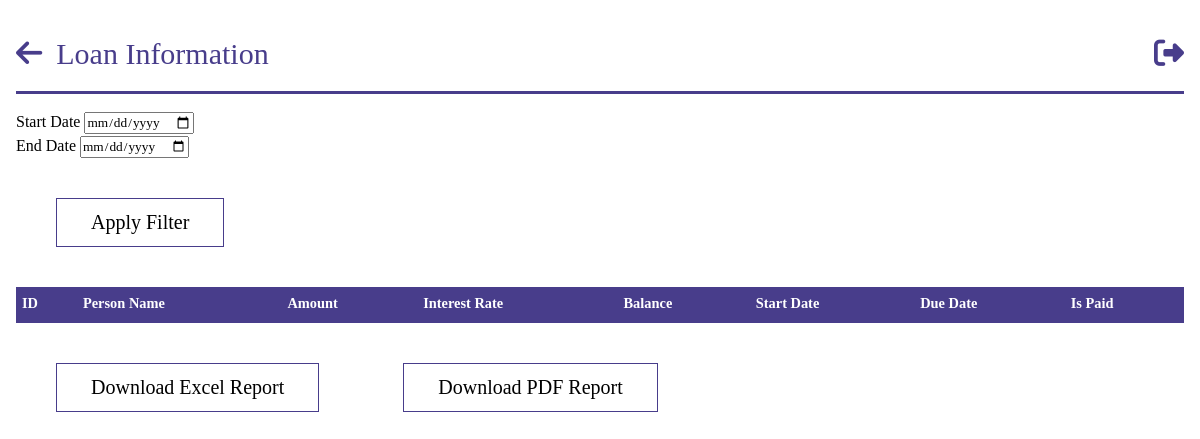
/loans (signed in), run on an earlier commit of the app's database.
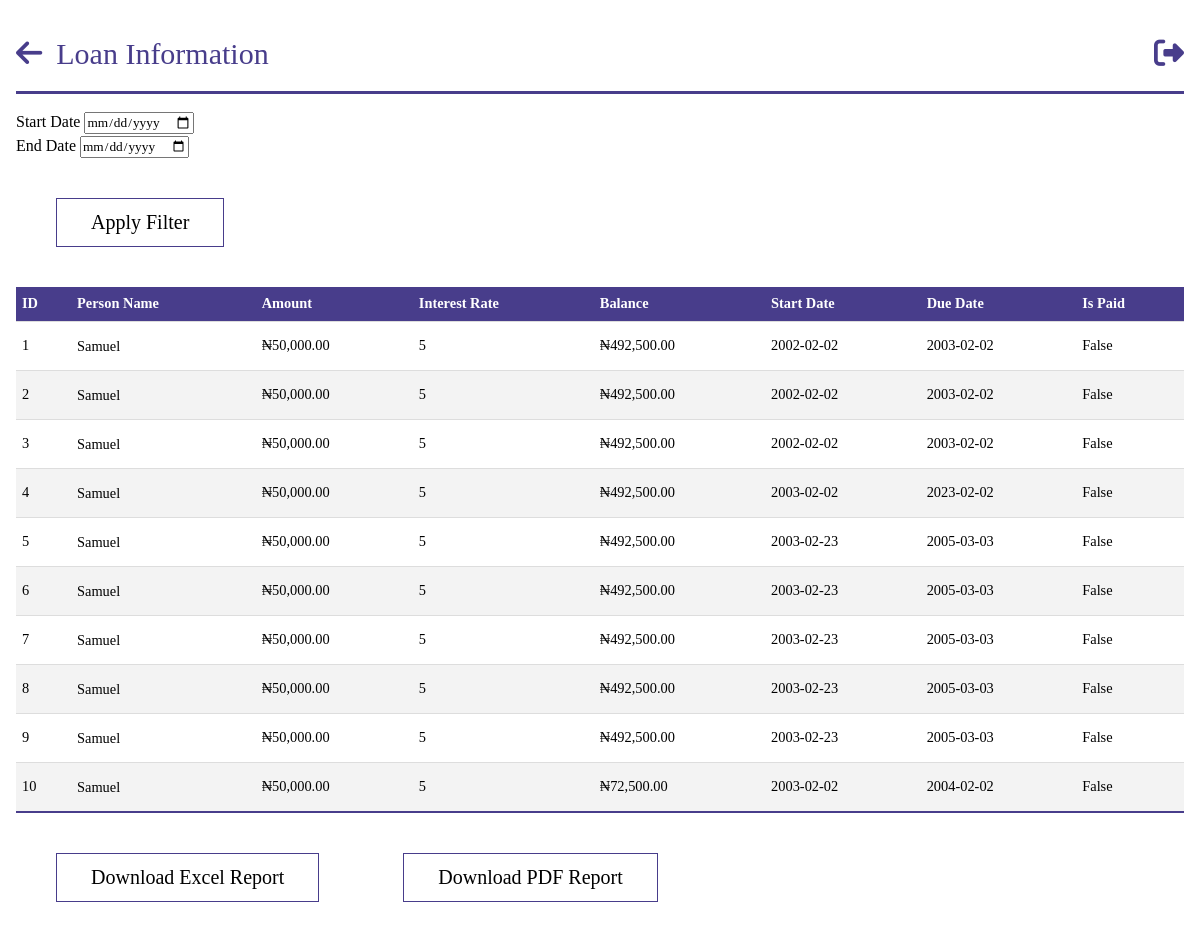
And on a later commit of the database.
### models.py (models this page shows, shortened)
class Loan(db.Model):
    __tablename__ = "loans"
    id = db.Column(db.Integer, primary_key=True)
    person_id = db.Column(
        db.Integer, db.ForeignKey("persons.id"), nullable=False, index=True
    )
    amount = db.Column(db.Integer)
    interest_rate = db.Column(db.Integer)
    start_date = db.Column(db.Date, nullable=False, default=datetime.utcnow)
    end_date = db.Column(db.Date, nullable=False)
    is_paid = db.Column(db.Boolean, default=False)

class Person(db.Model, UserMixin):
    __tablename__ = "persons"
    id = db.Column(db.Integer, primary_key=True)
    name = db.Column(db.String(100), nullable=False)
    role_id = db.Column(db.Integer, db.ForeignKey("roles.id"))
    email = db.Column(db.String, nullable=True, unique=True)
    password = db.Column(db.String(255), nullable=False)
    company_id = db.Column(db.Integer, db.ForeignKey("companies.id"))
    employee_id = db.Column(db.String, nullable=False, unique=True)
    phone_no = db.Column(db.String, unique=True)
    balance_bfd = db.Column(db.Float, default=0.0)
    total_balance = db.Column(db.Float, default=0.0)
    loan_balance = db.Column(db.Float, default=0.0)
    loan_balance_bfd = db.Column(db.Float, default=0.0)
    loans = db.relationship("Loan", backref="person")
    payments_made = db.relationship("SavingPayment", backref="payer", lazy=True)
    loan_payments_made = db.relationship("LoanPayment", backref="payer", lazy=True)

### app.py (the view)
@app.route("/loans", methods=["GET", "POST"])
@login_required
@role_required(["Admin", "Secretary", "Sub-Admin"])
def get_loan():
    loans = query.get_loans()
    form = DateFilterForm(request.args)
    start_date = form.start_date.data
    end_date = form.end_date.data
    filtered_payments = filter_payments(start_date, end_date, loans)
    return render_template("query/loans.html", loans=filtered_payments, form=form)

### forms.py
class DateFilterForm(FlaskForm):
    start_date = DateField("Start Date", format="%Y-%m-%d", validators=[Optional()])
    end_date = DateField("End Date", format="%Y-%m-%d", validators=[Optional()])
    submit = SubmitField("Apply Filter")

### app.py (called while the page is built)
@login_manager.user_loader
def load_user(person_id):
    return Person.query.get(person_id)

def role_required(roles_required):
    def decorator(view_func):
        @wraps(view_func)
        def wrapper(*args, **kwargs):
            if not current_user.is_authenticated:
                flash("You must be logged in to access this page.", "error")
                return redirect(url_for("login"))
            user_role = current_user.role
            if user_role.name not in roles_required:
                flash("You don't have the required role to access this page.", "error")
                return redirect(
                    url_for("dashboard")
                )  # Change this to your desired redirect
            return view_func(*args, **kwargs)
        return wrapper
    return decorator

@app.before_request
def before_request():
    g.user = current_user

@app.template_filter("currency")
@login_required
def currency(value):
    modified_value = format_currency(value)  # Modify the value as needed
    return modified_value

def filter_payments(start_date, end_date, payments):
    filtered_payments = payments
    if start_date and end_date:
        filtered_payments = [
            payment for payment in payments if start_date <= payment.date <= end_date
        ]
    elif start_date:
        filtered_payments = [
            payment for payment in payments if payment.date >= start_date
        ]
    elif end_date:
        filtered_payments = [
            payment for payment in payments if payment.date <= end_date
        ]
    return filtered_payments

### filters.py (called while the page is built)
def format_currency(
    value, currency_symbol="₦", decimal_separator=".", thousands_separator=","
):
    if value:
        if value < 0:
            formatted_value = f"-{currency_symbol}{abs(value):,.2f}"
        else:
            formatted_value = f"{currency_symbol}{value:,.2f}"
        formatted_value = formatted_value.replace(".", decimal_separator).replace(
            ",", thousands_separator
        )
    else:
        formatted_value = f"{currency_symbol}0"
    return formatted_value

### queries.py (called while the page is built)
    def get_loans(self):
        loans = Loan.query.all()
        return loans

### templates/query/loans.html (shortened to what this page needs)
{%extends 'base.html' %}
{% block header%}
Loan Information
{% endblock  %}
{% block anchor%}
<a href="{{ url_for('queries') }}" id='arrow'><i class="fa-solid fa-arrow-left"></i></a>
{% endblock  %}
{%block content%}
<body id="person">
    <form method="get" class="">
        <div class="">
            {{ form.start_date.label }}
            {{ form.start_date(class="form-control") }}
        </div>
        <div class="">
            {{ form.end_date.label }}
            {{ form.end_date(class="form-control") }}
        </div>
        <button type="submit" class="">Apply Filter</button>
    </form>
    <table class="tab-content">
    <div>
    <tbody>
        <tr>
            <th>ID</th>
            <th>Person Name</th>
            <th>Amount</th>
            <th>Interest Rate</th>
            <th>Balance</th>
            <th>Start Date</th>
            <th>Due Date</th>
            <th>Is Paid</th>
        </tr>
        {% for loan in loans %}
        <tr>
            <td>{{ loan.id }}</td>
            <td><a href="{{url_for('loan_account',person_id=loan.person.id)}}">{{ loan.person.name }}</a></td>
            <td>{{ loan.amount | currency }}</td>
            <td>{{ loan.interest_rate }}</td>
            <td>{{ loan.person.loan_balance | currency }}</td>
            <td>{{ loan.start_date }}</td>
            <td>{{ loan.end_date }}</td>
            <td>{{ loan.is_paid }}</td>
        </tr>
        {% endfor %}
    </tbody>
</table>
<button id="downloadExcelButton">Download Excel Report</button>
<button id="downloadPdfButton">Download PDF Report</button>
</body>
{%endblock%}

### templates/base.html (shortened to what this page needs)
<!DOCTYPE html>
<html lang="en">
<head>
    <link rel="stylesheet" href="https://cdnjs.cloudflare.com/ajax/libs/font-awesome/6.4.0/css/all.min.css"/>
    <link rel="stylesheet" href="\static\css\style.css">
</head>
<body class='index'>
    <header class="dashboard">
        <section id="nav">
            {%block anchor%}<a href="{{url_for('dashboard')}}" id='arrow'><i class="fa-solid fa-arrow-left"></i></a>{%endblock%}
            <a id="head">{% block header%}{% endblock  %}</a>
            <a href="{{url_for('logout')}}" class="tail"><i class="fa-sharp fa-solid fa-right-from-bracket"></i></a>
        </section>
    </header>
    {%block content%} {%endblock%}
</body>
</html>

### static/css/style.css (style rules this page uses)
* { margin: 0; padding: 0; box-sizing: border-box; font-family:'Times New Roman', Times, serif; }
.index { background-color: #ffffff; margin: 0 auto; max-width: 80em; line-height: 1.5; padding: 1em 1em; }
.index a { color: #fff; line-height: 2.5; text-decoration: none; }
.index #nav { border-bottom: #483d8b solid; margin-bottom: 1em; }
.index #nav a { font-size: 10px; }
.index #nav .tail { float: right; }
.index #nav a { font-size: 30px; color: #483d8b; }
.index #nav .tail i { color: #483d8b; }
.index #nav #arrow i { color: #483d8b; margin-right: 10px; }
#person * { color: #000; max-width: 90em; margin: 0 auto; }
#person .tab-content { width: 100%; border-collapse: collapse; font-size: 0.9em; min-width: 400px; }
#person .tab-content tr th { background-color: #483d8b; color: #fff; text-align: left; font-weight: bold; }
#person th, #person td { padding: 6px; text-align: left; border-bottom: 1px solid #ddd; }
#person .tab-content tbody tr:nth-of-type(odd) { background-color: #f3f3f3; }
#person .tab-content tbody tr:last-of-type { border-bottom: 2px solid #483d8b; }
#person button { margin: 2em 2em; display: inline-block; text-decoration: none; border: 1px solid #483d8b; padding: 12px 34px; font-size: 20px; background: transparent; position: relative; cursor: pointer; }
#person .tab-content tr a { text-decoration: none; }

What changed in the data, as far as the page shows it:
added Loan: id "1", person.name "Samuel", amount "₦50,000.00", interest_rate "5", person.loan_balance "₦492,500.00", start_date "2002-02-02", end_date "2003-02-02", is_paid "False"
added Loan: id "2", person.name "Samuel", amount "₦50,000.00", interest_rate "5", person.loan_balance "₦492,500.00", start_date "2002-02-02", end_date "2003-02-02", is_paid "False"
added Loan: id "3", person.name "Samuel", amount "₦50,000.00", interest_rate "5", person.loan_balance "₦492,500.00", start_date "2002-02-02", end_date "2003-02-02", is_paid "False"
added Loan: id "4", person.name "Samuel", amount "₦50,000.00", interest_rate "5", person.loan_balance "₦492,500.00", start_date "2003-02-02", end_date "2023-02-02", is_paid "False"
added Loan: id "5", person.name "Samuel", amount "₦50,000.00", interest_rate "5", person.loan_balance "₦492,500.00", start_date "2003-02-23", end_date "2005-03-03", is_paid "False"
added Loan: id "6", person.name "Samuel", amount "₦50,000.00", interest_rate "5", person.loan_balance "₦492,500.00", start_date "2003-02-23", end_date "2005-03-03", is_paid "False"
added Loan: id "7", person.name "Samuel", amount "₦50,000.00", interest_rate "5", person.loan_balance "₦492,500.00", start_date "2003-02-23", end_date "2005-03-03", is_paid "False"
added Loan: id "8", person.name "Samuel", amount "₦50,000.00", interest_rate "5", person.loan_balance "₦492,500.00", start_date "2003-02-23", end_date "2005-03-03", is_paid "False"
added Loan: id "9", person.name "Samuel", amount "₦50,000.00", interest_rate "5", person.loan_balance "₦492,500.00", start_date "2003-02-23", end_date "2005-03-03", is_paid "False"
added Loan: id "10", person.name "Samuel", amount "₦50,000.00", interest_rate "5", person.loan_balance "₦72,500.00", start_date "2003-02-02", end_date "2004-02-02", is_paid "False"
